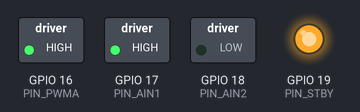
Bench run of a sketch on a simulated ESP32. Parts: switched loads named in the sketch (green lamp = pin HIGH), output pins drawn as LEDs (lit = HIGH).

Above: at 1.0 s.
At 5.5 s:
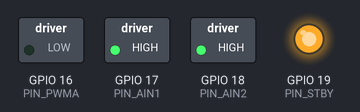
Timing chart, 0 to 6.9 s (numbered marks = the images above):
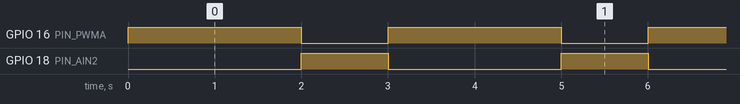

The sketch:

tb6612_esp32.ino
```cpp
// Definição dos pinos (TB6612 + ESP32)
const int PIN_PWMA = 16;
const int PIN_AIN1 = 17;
const int PIN_AIN2 = 18;
const int PIN_STBY = 19; // Standby

const int freq = 30000;   // Frequência do PWM (30 kHz)
const int resolucao = 8;  // Resolução em bits

void setup() {
  pinMode(PIN_AIN1, OUTPUT);
  pinMode(PIN_AIN2, OUTPUT);
  pinMode(PIN_STBY, OUTPUT);

  digitalWrite(PIN_STBY, HIGH); // Habilita o driver

  // Configura o PWM (Arduino-ESP32 Core v3.0+)
  ledcAttach(PIN_PWMA, freq, resolucao);
}

void loop() {
  moverFrente(255); // Velocidade máxima
  delay(2000);
  frear();
  delay(1000);
}

void moverFrente(int velocidade) {
  digitalWrite(PIN_AIN1, HIGH);
  digitalWrite(PIN_AIN2, LOW);
  ledcWrite(PIN_PWMA, velocidade);
}

void frear() {
  digitalWrite(PIN_AIN1, HIGH);
  digitalWrite(PIN_AIN2, HIGH); // Freio eletrônico
  ledcWrite(PIN_PWMA, 0);
}
```

Measured:
- by itself, GPIO 16 (PIN_PWMA): alternates HIGH for 2.0 s and LOW for 1.0 s
- by itself, GPIO 18 (PIN_AIN2): alternates HIGH for 1.0 s and LOW for 2.0 s
